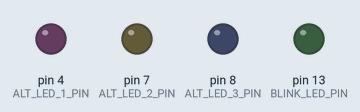
Bench run of a sketch on a simulated Arduino Uno, built with avr-gcc and run on an emulated ATmega328P. Shown: output pins drawn as LEDs (lit = HIGH).

Above: at 0.2 s.
At 0.7 s:
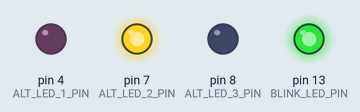
At 1.2 s:
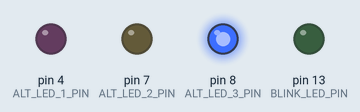
At 1.7 s:
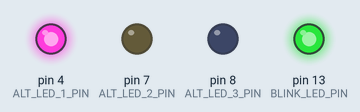
At 2.2 s:
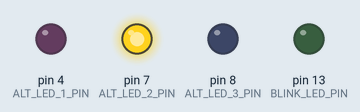
At 2.7 s:
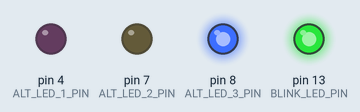
Timing chart, 0 to 3.5 s (numbered marks = the images above):
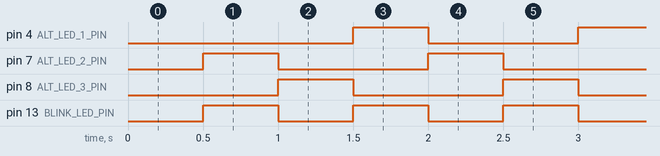

The sketch:

led-show.ino
```cpp
#include "src/AlternateLedsTask.h"
#include "src/BlinkTask.h"
#include "src/Timer.h"

#define BLINK_LED_PIN 13
#define ALT_LED_1_PIN 4
#define ALT_LED_2_PIN 7
#define ALT_LED_3_PIN 8

Timer timer;

BlinkTask blinkTask(BLINK_LED_PIN);
AlternateLedsTask alternateLedsTask(ALT_LED_1_PIN, ALT_LED_2_PIN, ALT_LED_3_PIN);

void setup() {
    blinkTask.init();
    alternateLedsTask.init();
    timer.setupPeriod(500);
}

void loop() {
    timer.waitForNextTick();
    blinkTask.tick();
    alternateLedsTask.tick();
}
```

AlternateLedsTask.cpp
```cpp
#include "AlternateLedsTask.h"

AlternateLedsTask::AlternateLedsTask(int pin0, int pin1, int pin3) {
    this->pin[0] = pin0;
    this->pin[1] = pin1;
    this->pin[2] = pin3;
}

void AlternateLedsTask::init() {
    for (int i = 0; i < N_LIGHTS; i++) {
        lights[i] = new Led(pin[i]);
    }
    state = 0;
}

void AlternateLedsTask::tick() {
    lights[state]->switchOff();
    state = (state + 1) % N_LIGHTS;
    lights[state]->switchOn();
}
```

AlternateLedsTask.h
```cpp
#include "Led.h"
#include "Task.h"

#define N_LIGHTS 3

class AlternateLedsTask : public Task {
    int pin[N_LIGHTS];
    Light *lights[N_LIGHTS];
    int state;

   public:
    AlternateLedsTask(int pin0, int pin1, int pin3);
    void init();
    void tick();
};
```

BlinkTask.cpp
```cpp
#include "BlinkTask.h"

BlinkTask::BlinkTask(int pin) {
    this->pin = pin;
}

void BlinkTask::init() {
    light = new Led(pin);
    state = OFF;
}

void BlinkTask::tick() {
    switch (state) {
        case OFF:
            light->switchOn();
            state = ON;
            break;
        case ON:
            light->switchOff();
            state = OFF;
            break;
    }
}
```

BlinkTask.h
```cpp
#ifndef __BLINKTASK__
#define __BLINKTASK__

#include "Led.h"
#include "Task.h"

class BlinkTask : public Task {
    int pin;
    Light *light;

    enum {
        ON,
        OFF
    } state;

   public:
    BlinkTask(int pin);
    void init();
    void tick();
};

#endif
```

Led.cpp
```cpp
#include "Led.h"
#include "Arduino.h"

Led::Led(int pin)
{
  this->pin = pin;
  pinMode(pin, OUTPUT);
}

void Led::switchOn()
{
  digitalWrite(pin, HIGH);
}

void Led::switchOff()
{
  digitalWrite(pin, LOW);
};
```

Led.h
```cpp
#ifndef __LED__
#define __LED__

#include "Light.h"

class Led: public Light {
public:
  Led(int pin);
  void switchOn();
  void switchOff();
private:
  int pin;
};

#endif
```

Light.h
```cpp
#ifndef __LIGHT__
#define __LIGHT__

class Light {
public:
  virtual void switchOn() = 0;
  virtual void switchOff() = 0;
};

#endif
```

Task.h
```cpp
#ifndef __TASK__
#define __TASK__

class Task {
   public:
    virtual void init() = 0;
    virtual void tick() = 0;
};

#endif
```

Timer.cpp
```cpp
#include "Timer.h"
#include <TimerOne.h>

volatile bool timerFlag = false;

void timerHandler()
{
  timerFlag = true;
}

Timer::Timer()
{
  timerFlag = false;
  Timer1.detachInterrupt();
}

/* period in ms */
void Timer::setupPeriod(int period)
{
  Timer1.initialize(period * 1000L);
  Timer1.attachInterrupt(timerHandler);
}

void Timer::waitForNextTick()
{
  while (!timerFlag)
  {
  }
  timerFlag = false;
}
```

Timer.h
```cpp
#ifndef __TIMER__
#define __TIMER__

class Timer {
   public:
    Timer();
    void setupPeriod(int period);
    void waitForNextTick();
};

#endif
```

Measured:
- by itself, pin 4 (ALT_LED_1_PIN), pin 7 (ALT_LED_2_PIN), pin 8 (ALT_LED_3_PIN): alternates HIGH for 0.50 s and LOW for 1.0 s
- by itself, pin 13 (BLINK_LED_PIN): alternates HIGH for 0.50 s and LOW for 0.50 s
- by itself, everything shown: repeats every 3.0 s, in 6 steps
